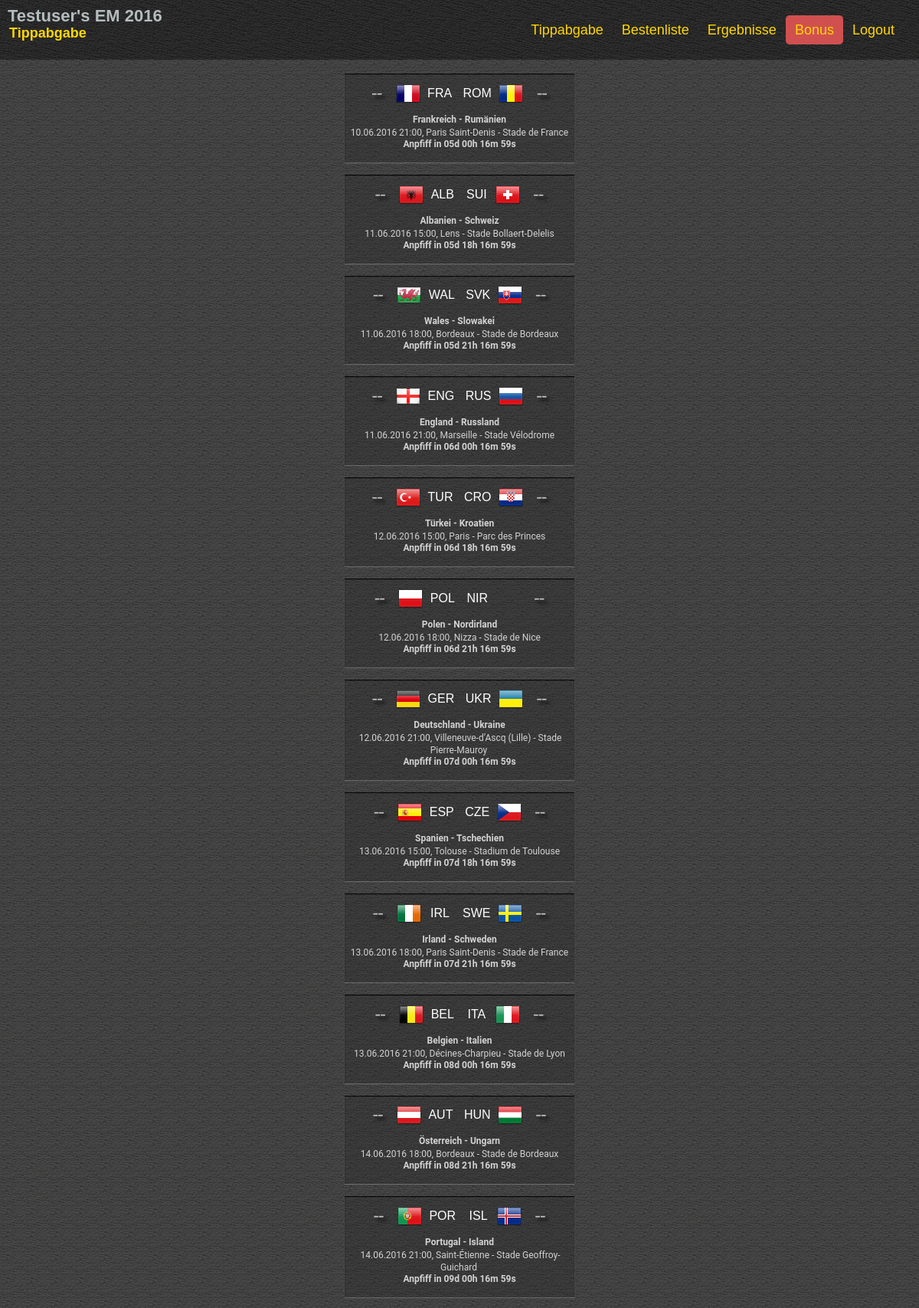
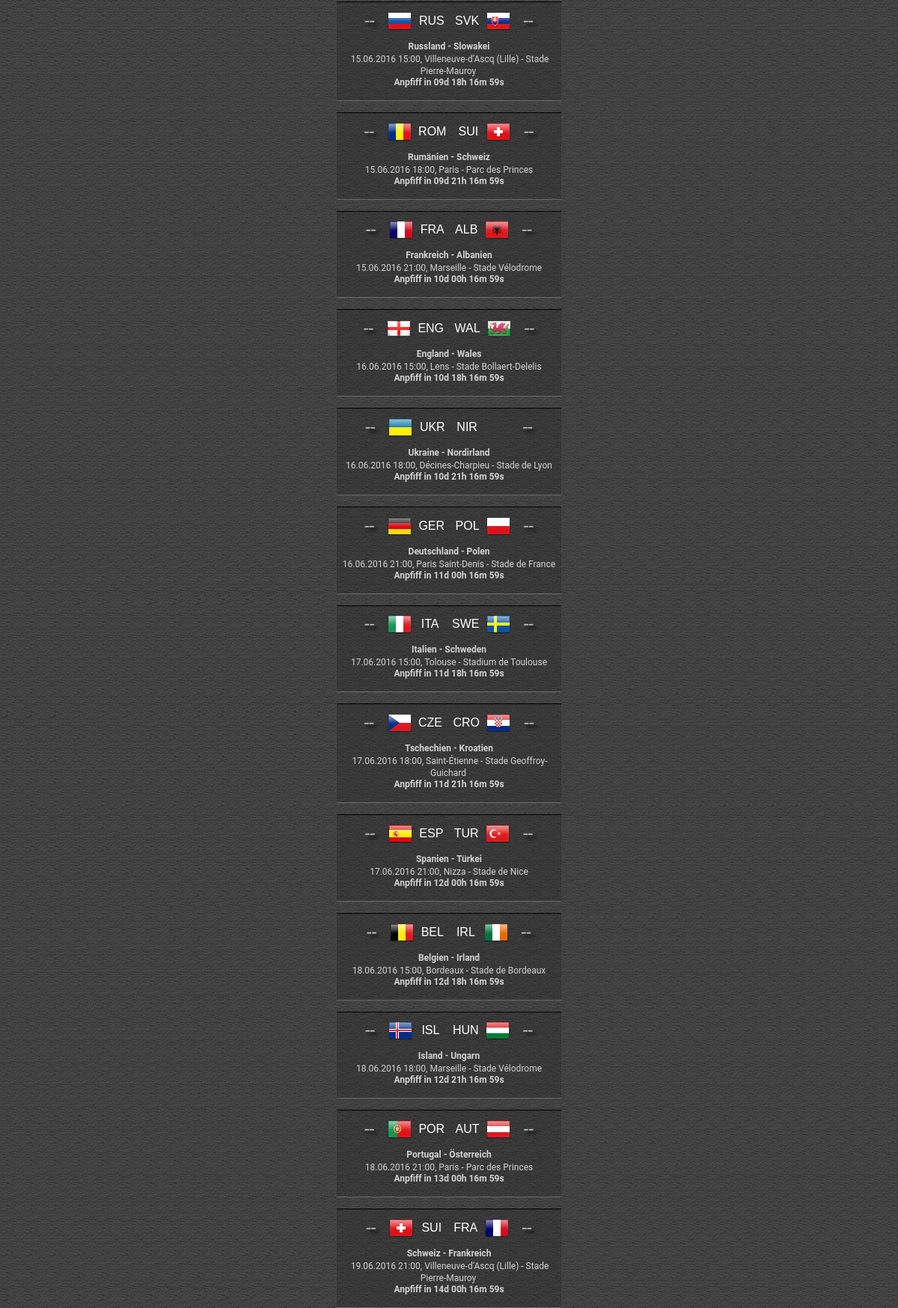
/tipps.php (signed in, upper part), run on the app's committed database (2 pictures, top to bottom).
### tables this page shows
CREATE TABLE IF NOT EXISTS `competition_matches` (
  `id` int(11) NOT NULL AUTO_INCREMENT,
  `kickoff` datetime NOT NULL,
  `location_id` int(11) NOT NULL,
  `team1_id` int(11) NULL,
  `team2_id` int(11) NULL,
  `result1` int(11) DEFAULT NULL,
  `result2` int(11) DEFAULT NULL,
  PRIMARY KEY (`id`)
);

CREATE TABLE IF NOT EXISTS `competition_teams` (
  `id` int(11) NOT NULL AUTO_INCREMENT,
  `shortname` varchar(3) NOT NULL,
  `fullname` varchar(65) NOT NULL,
  `flag` varchar(2) NOT NULL,
  `ingroup` char(1) NULL,
  `ranking` int(11) NOT NULL,
  PRIMARY KEY (`id`)
);

CREATE TABLE IF NOT EXISTS `competition_locations` (
  `id` int(11) NOT NULL AUTO_INCREMENT,
  `name` varchar(64) NOT NULL,
  PRIMARY KEY (`id`)
);

### database.php (called while the page is built, shortened)
<?php
class Database {
    private $_connection;
    private static $_instance;
    private $_host = DatabaseConfig::HOST;
    private $_username = DatabaseConfig::USER;
    private $_password = DatabaseConfig::PASS;
    private $_database = DatabaseConfig::NAME;
    public static function getInstance()
    {
        if (!self::$_instance) {
            self::$_instance = new self();
        }
        return self::$_instance;
    }
    private function __construct()
    {
        try {
            $this->_connection  = new \PDO("mysql:host=$this->_host;dbname=$this->_database;charset=utf8", $this->_username, $this->_password);
        } catch (PDOException $e) {
            echo $e->getMessage();
        }
    }
	private function execute($sql, $data = array())
	{
		$stmt = $this->_connection->prepare($sql);
		$i = 0;
		foreach ($data as $value)
		{
			$type = is_string($value) ? PDO::PARAM_STR : PDO::PARAM_INT;
			$stmt->bindValue(++$i, $value, $type);
		}
		if (!$stmt->execute()) {
			var_dump($stmt->errorInfo());
		}
		return $stmt->fetchAll(PDO::FETCH_ASSOC);
	}
	public function getBetsForUser($uid)
	{
		$sql = "SELECT
					m.id,
					DATE_FORMAT(m.kickoff, '%d.%m.%Y %H:%i') AS kickoff,
					(NOW() < m.kickoff) AS open,
					m.result1,
					m.result2,
					l.name as location,
					t1.ShortName AS tsn1, t1.FullName AS tfn1, t1.Flag AS tflg1,
					t2.ShortName AS tsn2, t2.FullName AS tfn2, t2.Flag AS tflg2,
					b.bet1, b.bet2
					FROM competition_matches m
					JOIN competition_locations l ON m.location_id = l.id
					LEFT JOIN competition_teams t1 ON m.team1_id = t1.id
					LEFT JOIN competition_teams t2 ON m.team2_id = t2.id
					LEFT JOIN competition_bets b ON m.id = b.match_id AND b.user_id = $uid
					ORDER BY m.kickoff, m.id ASC;";
		return $this->execute($sql);
	}
	public function areBonusBetsAllowed()
	{
		$sql = "SELECT NOW() < MIN(kickoff) AS allowed FROM competition_matches";
		$res = $this->execute($sql);
		$allowed = (count($res) == 1 && $res[0]['allowed']);
		return $allowed;
	}
	public function hasOpenBonusBetsForUser($userid)
	{
		$sql = "SELECT COUNT(*) AS open_bets
				FROM competition_users u
				CROSS JOIN competition_bonus b
				LEFT JOIN competition_bonus_bets bb
				ON b.id = bb.bonus_id AND u.id = bb.user_id
				WHERE u.id = ? AND bb.bonus_bet IS NULL";
		$res = $this->execute($sql, array($userid));
		$exists = (count($res) == 1 && $res[0]['open_bets'] > 0);
		return $exists;
	}
}
?>

### functions.php (called while the page is built, shortened)
<?php
	function FormatValue($v, $charCount, $hidden) {
		return (is_null($v) ? str_repeat('-', $charCount) : ($hidden ? str_repeat('*', $charCount) : $v));
	}
?>

### tipps.php (the view, shortened to what this page needs)
<?php
	include ('navi.php');
	require_once ('database.php');
	include ('functions.php');
	$db = Database::getInstance();
	$uid = $_SESSION['activeUserId'];
	$bets = $db->getBetsForUser($uid);
?>
<!DOCTYPE html>
<html>
	<head>
		<link href="css/competition.css" rel="stylesheet" type="text/css" />
		<link href="css/flags.css" rel="stylesheet" type="text/css" />
		<link href='fonts/roboto.css' rel="stylesheet" type="text/css" />
	</head>
	<body>
		<header>
			<?php
				echo Navi::getMenu();
			?>
		</header>
		<section id="content" class="center">
			<?php
		foreach ($bets as $row)
		{
			$id = $row['id'];
			$kickoff = $row['kickoff'];
			$location = $row['location'];
			$bet1  = FormatValue($row['bet1'], 2, false);
			$bet2  = FormatValue($row['bet2'], 2, false);
			$tsn1  = is_null($row['tsn1']) ? '---' : $row['tsn1'];
			$tfn1  = is_null($row['tfn1']) ? '---' : $row['tfn1'];
			$tflg1 = is_null($row['tflg1']) ? 'img/flags/unknown.png' : $row['tflg1'];
			$tsn2  = is_null($row['tsn2']) ? '---' : $row['tsn2'];
			$tfn2  = is_null($row['tfn2']) ? '---' : $row['tfn2'];
			$tflg2 = is_null($row['tflg2']) ? 'img/flags/unknown.png' : $row['tflg2'];
			$matchClass = ($row['open'] ? 'match_open' : 'match_closed');
			echo "<div class=\"match $matchClass\" id=\"match\" value=\"$id\">
				  <div class=\"centercont\">
					 <div class=\"goal\" value=\"$bet1\">$bet1</div>
					 <div class=\"flag flag-$tflg1\"></div>
					 <div class=\"desc\">$tsn1</div>
					 <div class=\"desc\">$tsn2</div>
					 <div class=\"flag flag-$tflg2\"></div>
					 <div class=\"goal\" value=\"$bet2\">$bet2</div>
				  </div>
				  <div class=\"info\">
						<h2>$tfn1 ".(is_null($row['result1']) || is_null($row['result2']) ? "-" : "{$row['result1']} : {$row['result2']}")." $tfn2</h2>
						<span id=\"kickoff\">$kickoff, $location</span>
						<h2 id=\"timetobet\">&nbsp;</h2>
						<br/>
				  </div>
				   </div><br />";
		}
		?>
		</section>
	</body>
</html>

### css/competition.css (style rules this page uses)
html, body, div, span, applet, object, iframe, h1, h2, h3, h4, h5, h6, p, blockquote, pre, a, abbr, acronym, address, big, cite, code, del, dfn, em, img, ins, kbd, q, s, samp, small, strike, strong, sub, sup, tt, var, b, u, i, center, dl, dt, dd, ol, ul, li, fieldset, form, label, legend, table, caption, tbody, tfoot, thead, tr, th, td, article, aside, canvas, details, embed, figure, figcaption, footer, header, hgroup, menu, nav, output, ruby, section, summary, time, mark, audio, video { margin: 0; padding: 0; border: 0; font-size: 100%; font-family: 'Fjalla One',sans-serif; vertical-align: baseline; }
article, aside, details, figcaption, figure, footer, header, hgroup, menu, nav, section { display: block; }
body { line-height: 1; }
html { height: 100%; }
body { min-height: 100%; background: url(../img/bg.png) center; }
header { background: url(../img/bghead.jpg); float: left; text-align: left; width: 100%; z-index: 100; position: fixed; top: 0px; }
section.center { clear:both; margin: 2em auto; position: relative; width: 95%; text-align: center; padding-top: 4em; }
div h2, div span { padding: 0; margin: 2px; color: gold; font-size: 18px; font-family: 'Fjalla One', sans-serif; }
.info h2, .info span { padding: 0; color: lightgrey; font-size: 12px; font-family: 'Roboto', sans-serif; }
div.match { position: relative; display: inline-block; width: 90%; margin: 0.01em 0.01em 1em; max-width: 300px; background-color: rgba(20,20,20, .2); -webkit-box-shadow: 0px 1px 1px 0px rgba(255,255,255, .2), inset 0px 1px 1px 0px rgb(0,0,0); -moz-box-shadow: 0px 1px 1px 0px rgba(255,255,255, .2), inset 0px 1px 1px 0px rgb(0,0,0); box-shadow: 0px 1px 1px 0px rgba(255,255,255, .2), inset 0px 1px 1px 0px rgb(0,0,0); }
div.centercont { margin: auto 0; padding-top: 0.55em; padding-bottom: 0.55em; }
div.goal { display: inline-block; font-family: 'Orbitron', sans-serif; font-size: 1.5em; text-shadow: 4px 4px 4px black; color: silver; min-width: 10%; max-width: 25%; padding: 5px; height:100%; vertical-align: middle; }
.match_open { display:none; }
div.desc { display: inline-block; font-family: 'Fjalla One', sans-serif; color: white; font-weight: normal; font-size: 1em; min-width: 10%; max-width: 25%; padding: 5px; height:100%; vertical-align: middle; }
div.flag { display: inline-block; vertical-align: middle; }

### css/flags.css (style rules this page uses)
.flag { width: 32px; height: 32px; background:url(flags.png) no-repeat }
.flag.flag-al { background-position: -192px 0 }
.flag.flag-at { background-position: -384px 0 }
.flag.flag-be { background-position: -128px -32px }
.flag.flag-ch { background-position: -256px -64px }
.flag.flag-cz { background-position: -128px -96px }
.flag.flag-de { background-position: -160px -96px }
.flag.flag-es { background-position: -32px -128px }
.flag.flag-fr { background-position: -224px -128px }
.flag.flag-hr { background-position: -384px -160px }
.flag.flag-hu { background-position: -448px -160px }
.flag.flag-ie { background-position: -32px -192px }
.flag.flag-is { background-position: -224px -192px }
.flag.flag-it { background-position: -256px -192px }
.flag.flag-pl { background-position: -416px -320px }
.flag.flag-pt { background-position: -32px -352px }
.flag.flag-ro { background-position: -192px -352px }
.flag.flag-ru { background-position: -256px -352px }
.flag.flag-se { background-position: -448px -352px }
.flag.flag-sk { background-position: -64px -384px }
.flag.flag-tr { background-position: -192px -416px }
.flag.flag-ua { background-position: -352px -416px }
.flag.flag-wa { background-position: -416px -448px }
.flag.flag-en { background-position: -448px -448px }

### data on the page
competition_matches: $id 1 (drawn), bet1 "--", team1.shortname "FRA", team2.shortname "ROM", bet2 "--", team1.fullname "Frankreich", team2.fullname "Rumänien", kickoff "10.06.2016 21:00", location.name "Paris Saint-Denis - Stade de France"
competition_matches: $id 2 (drawn), bet1 "--", team1.shortname "ALB", team2.shortname "SUI", bet2 "--", team1.fullname "Albanien", team2.fullname "Schweiz", kickoff "11.06.2016 15:00", location.name "Lens - Stade Bollaert-Delelis"
competition_matches: $id 3 (drawn), bet1 "--", team1.shortname "WAL", team2.shortname "SVK", bet2 "--", team1.fullname "Wales", team2.fullname "Slowakei", kickoff "11.06.2016 18:00", location.name "Bordeaux - Stade de Bordeaux"
competition_matches: $id 4 (drawn), bet1 "--", team1.shortname "ENG", team2.shortname "RUS", bet2 "--", team1.fullname "England", team2.fullname "Russland", kickoff "11.06.2016 21:00", location.name "Marseille - Stade Vélodrome"
competition_matches: $id 5 (drawn), bet1 "--", team1.shortname "TUR", team2.shortname "CRO", bet2 "--", team1.fullname "Türkei", team2.fullname "Kroatien", kickoff "12.06.2016 15:00", location.name "Paris - Parc des Princes"
competition_matches: $id 6 (drawn), bet1 "--", team1.shortname "POL", team2.shortname "NIR", bet2 "--", team1.fullname "Polen", team2.fullname "Nordirland", kickoff "12.06.2016 18:00", location.name "Nizza - Stade de Nice"
competition_matches: $id 7 (drawn), bet1 "--", team1.shortname "GER", team2.shortname "UKR", bet2 "--", team1.fullname "Deutschland", team2.fullname "Ukraine", kickoff "12.06.2016 21:00", location.name "Villeneuve-d’Ascq (Lille) - Stade Pierre-Mauroy"
competition_matches: $id 8 (drawn), bet1 "--", team1.shortname "ESP", team2.shortname "CZE", bet2 "--", team1.fullname "Spanien", team2.fullname "Tschechien", kickoff "13.06.2016 15:00", location.name "Tolouse - Stadium de Toulouse"
competition_matches: $id 9 (drawn), bet1 "--", team1.shortname "IRL", team2.shortname "SWE", bet2 "--", team1.fullname "Irland", team2.fullname "Schweden", kickoff "13.06.2016 18:00", location.name "Paris Saint-Denis - Stade de France"
competition_matches: $id 10 (drawn), bet1 "--", team1.shortname "BEL", team2.shortname "ITA", bet2 "--", team1.fullname "Belgien", team2.fullname "Italien", kickoff "13.06.2016 21:00", location.name "Décines-Charpieu - Stade de Lyon"
competition_matches: $id 11 (drawn), bet1 "--", team1.shortname "AUT", team2.shortname "HUN", bet2 "--", team1.fullname "Österreich", team2.fullname "Ungarn", kickoff "14.06.2016 18:00", location.name "Bordeaux - Stade de Bordeaux"
competition_matches: $id 12 (drawn), bet1 "--", team1.shortname "POR", team2.shortname "ISL", bet2 "--", team1.fullname "Portugal", team2.fullname "Island", kickoff "14.06.2016 21:00", location.name "Saint-Étienne - Stade Geoffroy-Guichard"
competition_matches: $id 13 (drawn), bet1 "--", team1.shortname "RUS", team2.shortname "SVK", bet2 "--", team1.fullname "Russland", team2.fullname "Slowakei", kickoff "15.06.2016 15:00", location.name "Villeneuve-d’Ascq (Lille) - Stade Pierre-Mauroy"
competition_matches: $id 14 (drawn), bet1 "--", team1.shortname "ROM", team2.shortname "SUI", bet2 "--", team1.fullname "Rumänien", team2.fullname "Schweiz", kickoff "15.06.2016 18:00", location.name "Paris - Parc des Princes"
competition_matches: $id 15 (drawn), bet1 "--", team1.shortname "FRA", team2.shortname "ALB", bet2 "--", team1.fullname "Frankreich", team2.fullname "Albanien", kickoff "15.06.2016 21:00", location.name "Marseille - Stade Vélodrome"
competition_matches: $id 16 (drawn), bet1 "--", team1.shortname "ENG", team2.shortname "WAL", bet2 "--", team1.fullname "England", team2.fullname "Wales", kickoff "16.06.2016 15:00", location.name "Lens - Stade Bollaert-Delelis"
competition_matches: $id 17 (drawn), bet1 "--", team1.shortname "UKR", team2.shortname "NIR", bet2 "--", team1.fullname "Ukraine", team2.fullname "Nordirland", kickoff "16.06.2016 18:00", location.name "Décines-Charpieu - Stade de Lyon"
competition_matches: $id 18 (drawn), bet1 "--", team1.shortname "GER", team2.shortname "POL", bet2 "--", team1.fullname "Deutschland", team2.fullname "Polen", kickoff "16.06.2016 21:00", location.name "Paris Saint-Denis - Stade de France"
competition_matches: $id 19 (drawn), bet1 "--", team1.shortname "ITA", team2.shortname "SWE", bet2 "--", team1.fullname "Italien", team2.fullname "Schweden", kickoff "17.06.2016 15:00", location.name "Tolouse - Stadium de Toulouse"
competition_matches: $id 20 (drawn), bet1 "--", team1.shortname "CZE", team2.shortname "CRO", bet2 "--", team1.fullname "Tschechien", team2.fullname "Kroatien", kickoff "17.06.2016 18:00", location.name "Saint-Étienne - Stade Geoffroy-Guichard"
competition_matches: $id 21 (drawn), bet1 "--", team1.shortname "ESP", team2.shortname "TUR", bet2 "--", team1.fullname "Spanien", team2.fullname "Türkei", kickoff "17.06.2016 21:00", location.name "Nizza - Stade de Nice"
competition_matches: $id 22 (drawn), bet1 "--", team1.shortname "BEL", team2.shortname "IRL", bet2 "--", team1.fullname "Belgien", team2.fullname "Irland", kickoff "18.06.2016 15:00", location.name "Bordeaux - Stade de Bordeaux"
competition_matches: $id 23 (drawn), bet1 "--", team1.shortname "ISL", team2.shortname "HUN", bet2 "--", team1.fullname "Island", team2.fullname "Ungarn", kickoff "18.06.2016 18:00", location.name "Marseille - Stade Vélodrome"
competition_matches: $id 24 (drawn), bet1 "--", team1.shortname "POR", team2.shortname "AUT", bet2 "--", team1.fullname "Portugal", team2.fullname "Österreich", kickoff "18.06.2016 21:00", location.name "Paris - Parc des Princes"
competition_matches: $id 25 (drawn), bet1 "--", team1.shortname "SUI", team2.shortname "FRA", bet2 "--", team1.fullname "Schweiz", team2.fullname "Frankreich", kickoff "19.06.2016 21:00", location.name "Villeneuve-d’Ascq (Lille) - Stade Pierre-Mauroy"

### other printed values
$title "Tippabgabe"
$title "Bestenliste"
$title "Ergebnisse"
$title "Bonus"
$title "Logout"
$_SESSION["activeUser"] "Testuser"
self::getPageTitle() "Tippabgabe"
